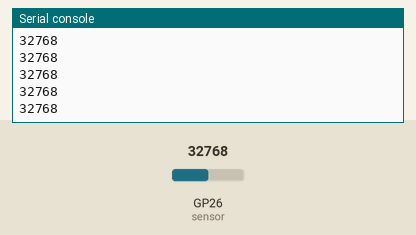
Recording of a program running on a simulated Raspberry Pi Pico running MicroPython. On the bench: the last lines printed to the serial console. The inputs (shaded band) are chosen by the test bench; at power-on: GP26 (sensor) = 32768 (analog values on the 0–65535 scale).

Above: at 1.2 s.
1.3 s: GP26 (sensor) set to 45874
At 1.56 s:
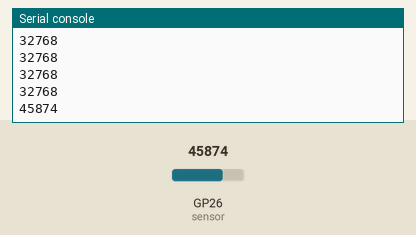
2.8 s: GP26 (sensor) set to 57670
At 2.96 s:
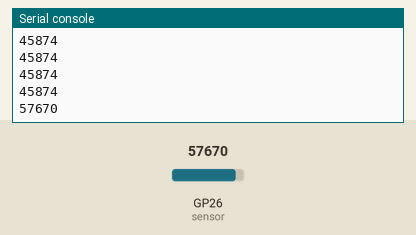
Timing chart, 0 to 5.8 s (numbered marks = the images above; inputs shaded):
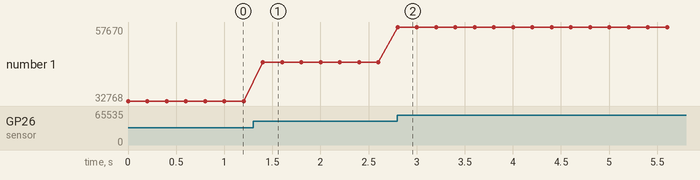

The program:

main.py
```python
# This is a MicroPython script for the Pi Pico.
# It reads an analog input on GPIO26 (analog pin A0),
# prints it and sleeps 0.2s until repeating.

from machine import ADC
from utime import sleep_ms

sensor = ADC(26)   # GP26 -> A0

while True:
    print(sensor.read_u16())    # read analog input (will come as an unsigned 16-bit integer, which ranges from 0-65535 !)
    sleep_ms(200)               # sleep 0.2s
```

Measured:
- after the input at 1.3 s, the serial console: prints a new line after 0.10 s (image 1)
- after the input at 2.8 s, the serial console: prints a new line at once (image 2)
- plotted number 1: 32768 → 45874 after the input at 1.3 s, 45874 → 57670 after the input at 2.8 s
